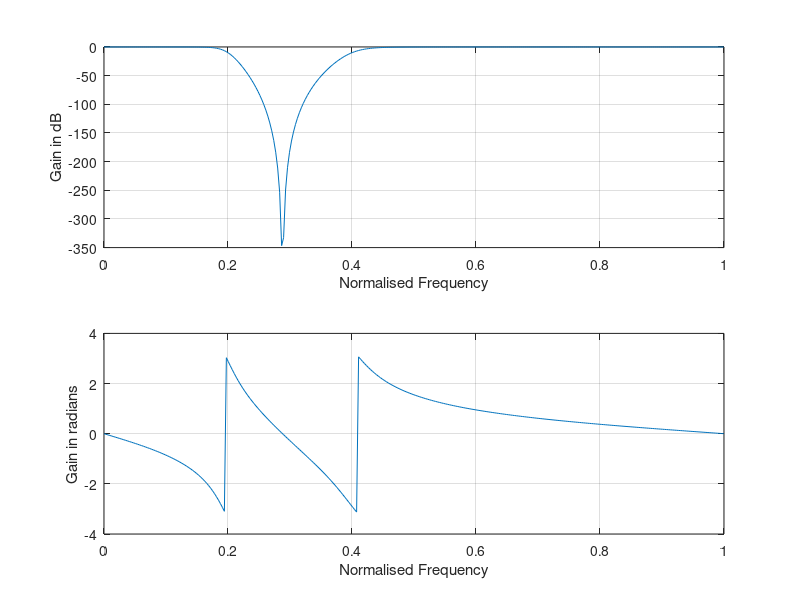

Write MATLAB code to recreate this figure.
% Analog IIR butter worth bandstop filter

clc;
clear all;
close all;

%Design of analog butterworth filter
alphap=2;
alphas=20;
fp1=0.2;
fp2=0.4;
fs1=0.1;
fs2=0.5;
f=2000;
omegap=[0.2*pi,0.4*pi];
omegas=[0.1*pi,0.5*pi];

%Design of butter LPF
[n wn]=buttord(omegap/pi,omegas/pi,alphap,alphas);
%Computing order of filter
[b a]=butter(n,wn,'stop');
w=0:0.01:pi;
[h w]=freqz(b,a,w);
m=abs(h); %To compute magnitude response.
an=angle(h); %To compute phase response.
subplot(2,1,1);

%Plotting magnitude response
plot(w/pi,20*log(m));
grid;
xlabel('Normalised Frequency');
ylabel('Gain in dB');
subplot(2,1,2);

%Plotting phase response
plot(w/pi,an);
grid;
xlabel('Normalised Frequency');
ylabel('Gain in radians');
